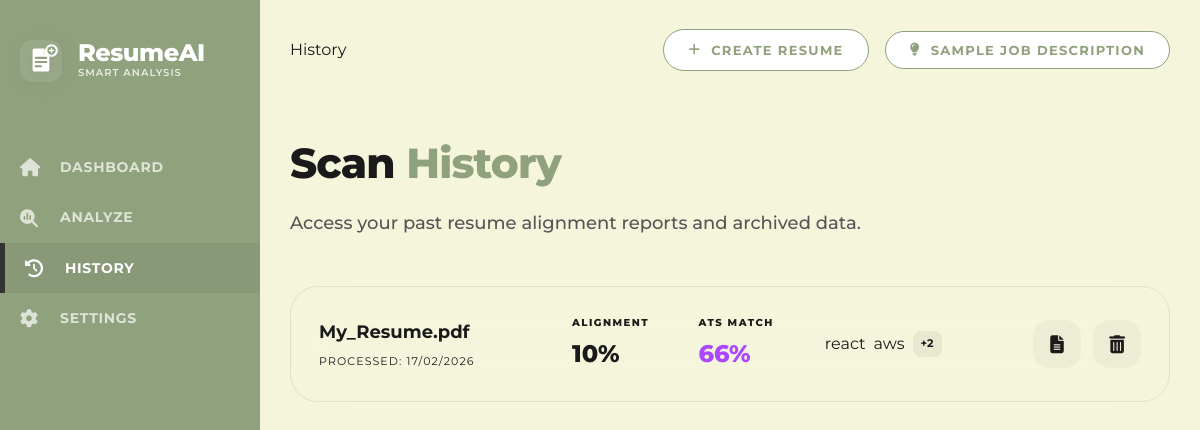
Before: /history with the older database file.
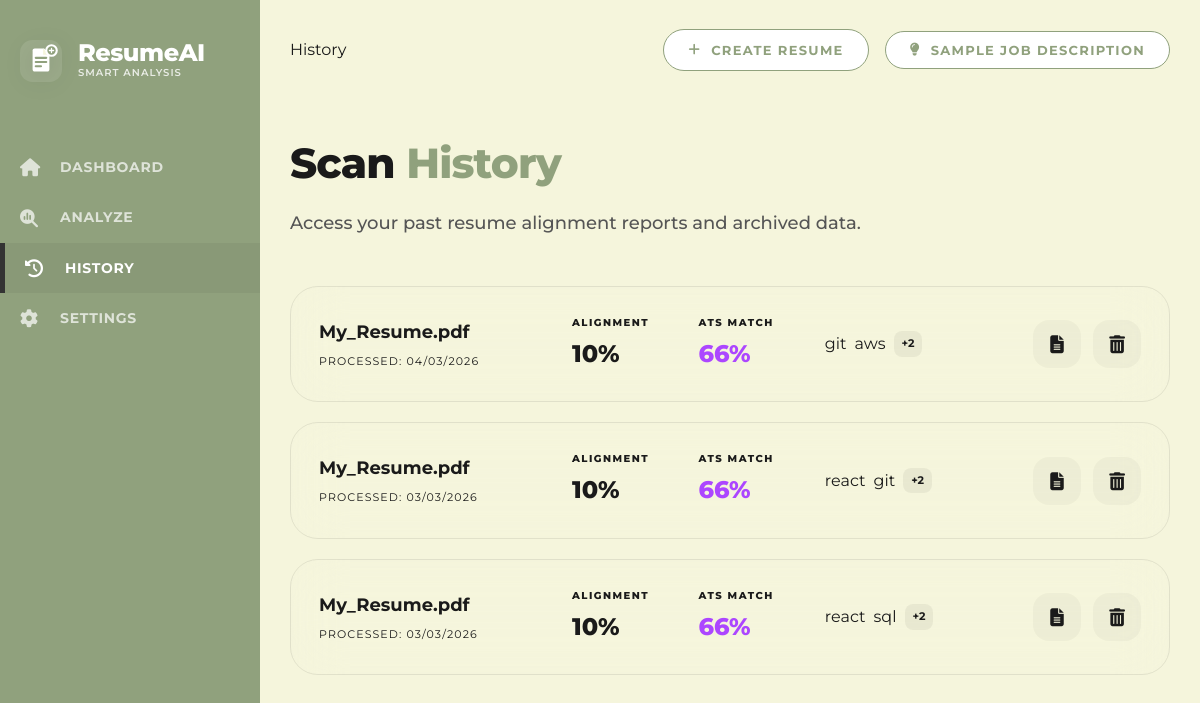
After: the same page with the newer database file.
### tables this page shows
CREATE TABLE history (
            id INTEGER PRIMARY KEY AUTOINCREMENT,
            filename TEXT,
            timestamp TEXT,
            score REAL,
            ats_score REAL,
            health_score REAL,
            missing_skills TEXT,
            results_json TEXT
        , user_id INTEGER REFERENCES users(id));

### app.py (the view)
@app.route('/history')
def history():
    history_data = get_history()
    return render_template('history.html', history=history_data)

### utils/resume_db.py (called while the page is built)
def get_history():
    conn = sqlite3.connect(DB_PATH)
    conn.row_factory = sqlite3.Row
    cursor = conn.cursor()
    cursor.execute('SELECT * FROM history ORDER BY id DESC')
    rows = cursor.fetchall()
    conn.close()
    history = []
    for row in rows:
        d = dict(row)
        d['missing_skills'] = json.loads(d['missing_skills'])
        history.append(d)
    return history

### templates/history.html (shortened to what this page needs)
{% extends "base.html" %}
{% block breadcrumb %}
<span class="breadcrumb-item active">History</span>
{% endblock %}
{% block content %}
<div class="welcome-section">
    <h1>Scan <span class="highlight">History</span></h1>
    <p>Access your past resume alignment reports and archived data.</p>
</div>
<div class="history-container">
    {% for item in history %}
    <div class="history-item">
        <div class="item-info">
            <h4 class="item-title">{{ item.filename }}</h4>
            <div class="item-meta">PROCESSED: {{ item.timestamp }}</div>
        </div>
        <div class="item-metric">
            <span class="metric-label">ALIGNMENT</span>
            <span class="metric-value">{{ item.score|int }}%</span>
        </div>
        <div class="item-metric">
            <span class="metric-label">ATS MATCH</span>
            <span class="metric-value rank-alt">{{ item.ats_score|int }}%</span>
        </div>
        <div class="item-skills">
            <div class="skill-stack">
                {% for skill in item.missing_skills[:2] %}
                <span class="pill warning">{{ skill }}</span>
                {% endfor %}
                {% if item.missing_skills|length > 2 %}
                <span class="skill-more">+{{ item.missing_skills|length - 2 }}</span>
                {% endif %}
            </div>
        </div>
        <div class="item-actions">
            <a href="{{ url_for('view_analysis', item_id=item.id) }}" class="icon-btn view" title="View Report">
                <i class="fa-solid fa-file-lines"></i>
            </a>
            <a href="{{ url_for('delete_item', item_id=item.id) }}" class="icon-btn delete" title="Delete"
                onclick="return confirm('Permanently delete this analysis record?')">
                <i class="fa-solid fa-trash-can"></i>
            </a>
        </div>
    </div>
    {% endfor %}
</div>
{% endblock %}

### templates/base.html (shortened to what this page needs)
<!DOCTYPE html>
<html lang="en">
<head>
    <link rel="stylesheet" href="https://cdnjs.cloudflare.com/ajax/libs/font-awesome/6.4.0/css/all.min.css">
    <link rel="stylesheet" href="{{ url_for('static', filename='css/style.css') }}">
</head>
<body>
    <div class="app-container">
        <aside class="sidebar">
            <div class="sidebar-header">
                <div class="logo-wrapper">
                    <div class="logo-icon">
                    </div>
                    <div class="logo-text">
                        <span class="logo-main">ResumeAI</span>
                        <span class="logo-sub">Smart Analysis</span>
                    </div>
                </div>
            </div>
            <nav class="sidebar-nav">
                <a href="{{ url_for('dashboard') }}"
                    class="nav-item {% if request.path == url_for('dashboard') %}active{% endif %}">
                    <i class="fa-solid fa-house"></i>
                    <span>Dashboard</span>
                </a>
                <a href="{{ url_for('analyze_page') }}"
                    class="nav-item {% if request.path == url_for('analyze_page') %}active{% endif %}">
                    <i class="fa-solid fa-magnifying-glass-chart"></i>
                    <span>Analyze</span>
                </a>
                <a href="{{ url_for('history') }}"
                    class="nav-item {% if request.path == url_for('history') %}active{% endif %}">
                    <i class="fa-solid fa-clock-rotate-left"></i>
                    <span>History</span>
                </a>
                <a href="{{ url_for('settings') }}"
                    class="nav-item {% if request.path == url_for('settings') %}active{% endif %}">
                    <i class="fa-solid fa-gear"></i>
                    <span>Settings</span>
                </a>
            </nav>
        </aside>
        <main class="main-content">
            <header class="top-header">
                <div class="header-left">
                    <div class="header-breadcrumb">
                        {% block breadcrumb %}{% endblock %}
                    </div>
                </div>
                <div class="header-actions">
                    <a href="{{ url_for('create_resume') }}" class="create-resume-btn" style="text-decoration: none;">
                        <i class="fa-solid fa-plus"></i>
                        <span>Create Resume</span>
                    </a>
                    <div class="job-offers-container">
                        <button class="job-offers-btn" id="jobOffersBtn">
                            <i class="fa-solid fa-lightbulb"></i>
                            <span>Sample JOB Description</span>
                        </button>
                    </div>
                </div>
            </header>
            <div class="content-wrapper">
                {% block content %}{% endblock %}
            </div>
        </main>
    </div>
</body>
</html>

### templates/history.html (style rules this page uses)
.history-container { display: flex; flex-direction: column; gap: 20px; }
.history-item { background: var(--card-bg); backdrop-filter: blur(25px); padding: 28px; border-radius: 28px; display: grid; grid-template-columns: 2fr 1fr 1fr 1.5fr 1fr; align-items: center; border: 1px solid var(--border-color); transition: var(--transition-normal); color: var(--text-primary); }
.item-title { font-size: 18px; font-weight: 700; margin-bottom: 6px; color: var(--text-primary); }
.item-meta { font-size: 11px; text-transform: uppercase; letter-spacing: 0.1em; color: var(--text-secondary); }
.metric-label { display: block; font-size: 10px; font-weight: 800; text-transform: uppercase; color: var(--text-secondary); letter-spacing: 0.15em; margin-bottom: 4px; }
.metric-value { font-size: 24px; font-weight: 800; color: var(--primary-purple); }
.metric-value.rank-alt { color: #ac46ff; }
.skill-stack { display: flex; gap: 8px; align-items: center; }
.skill-more { font-size: 11px; color: var(--text-secondary); font-weight: 700; background: rgba(0, 0, 0, 0.05); padding: 4px 8px; border-radius: 8px; }
.item-actions { display: flex; justify-content: flex-end; gap: 12px; }
.icon-btn { width: 48px; height: 48px; border-radius: 16px; display: flex; align-items: center; justify-content: center; text-decoration: none; background: rgba(0, 0, 0, 0.03); color: var(--text-secondary); transition: var(--transition-normal); border: 1px solid transparent; }
.icon-btn i { font-size: 18px; }

Changed rows visible on the page:
removed history: filename "My_Resume.pdf", timestamp "17/02/2026", score "10", ats_score "66", 2 "react" "aws", missing_skills|length "2"
added history: filename "My_Resume.pdf", timestamp "04/03/2026", score "10", ats_score "66", 2 "git" "aws", missing_skills|length "2"
added history: filename "My_Resume.pdf", timestamp "03/03/2026", score "10", ats_score "66", 2 "react" "git", missing_skills|length "2"
added history: filename "My_Resume.pdf", timestamp "03/03/2026", score "10", ats_score "66", 2 "react" "sql", missing_skills|length "2"
